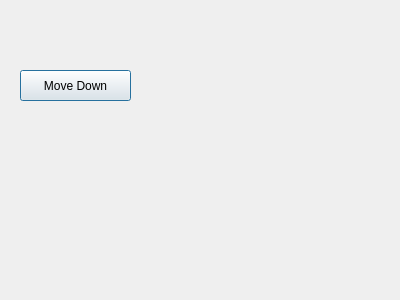
<?xml version="1.0" encoding="UTF-8"?>
<ui version="4.0">
 <class>Dialog</class>
 <widget class="QDialog" name="Dialog">
  <property name="geometry">
   <rect>
    <x>0</x>
    <y>0</y>
    <width>400</width>
    <height>300</height>
   </rect>
  </property>
  <property name="windowTitle">
   <string>Dialog</string>
  </property>
  <widget class="QPushButton" name="pushButton">
   <property name="geometry">
    <rect>
     <x>20</x>
     <y>70</y>
     <width>111</width>
     <height>31</height>
    </rect>
   </property>
   <property name="text">
    <string>Move Down</string>
   </property>
  </widget>
  <widget class="QLabel" name="label">
   <property name="geometry">
    <rect>
     <x>180</x>
     <y>60</y>
     <width>91</width>
     <height>101</height>
    </rect>
   </property>
   <property name="text">
    <string/>
   </property>
   <property name="pixmap">
    <pixmap>coloredball.jpg</pixmap>
   </property>
  </widget>
 </widget>
 <resources/>
 <connections/>
</ui>
